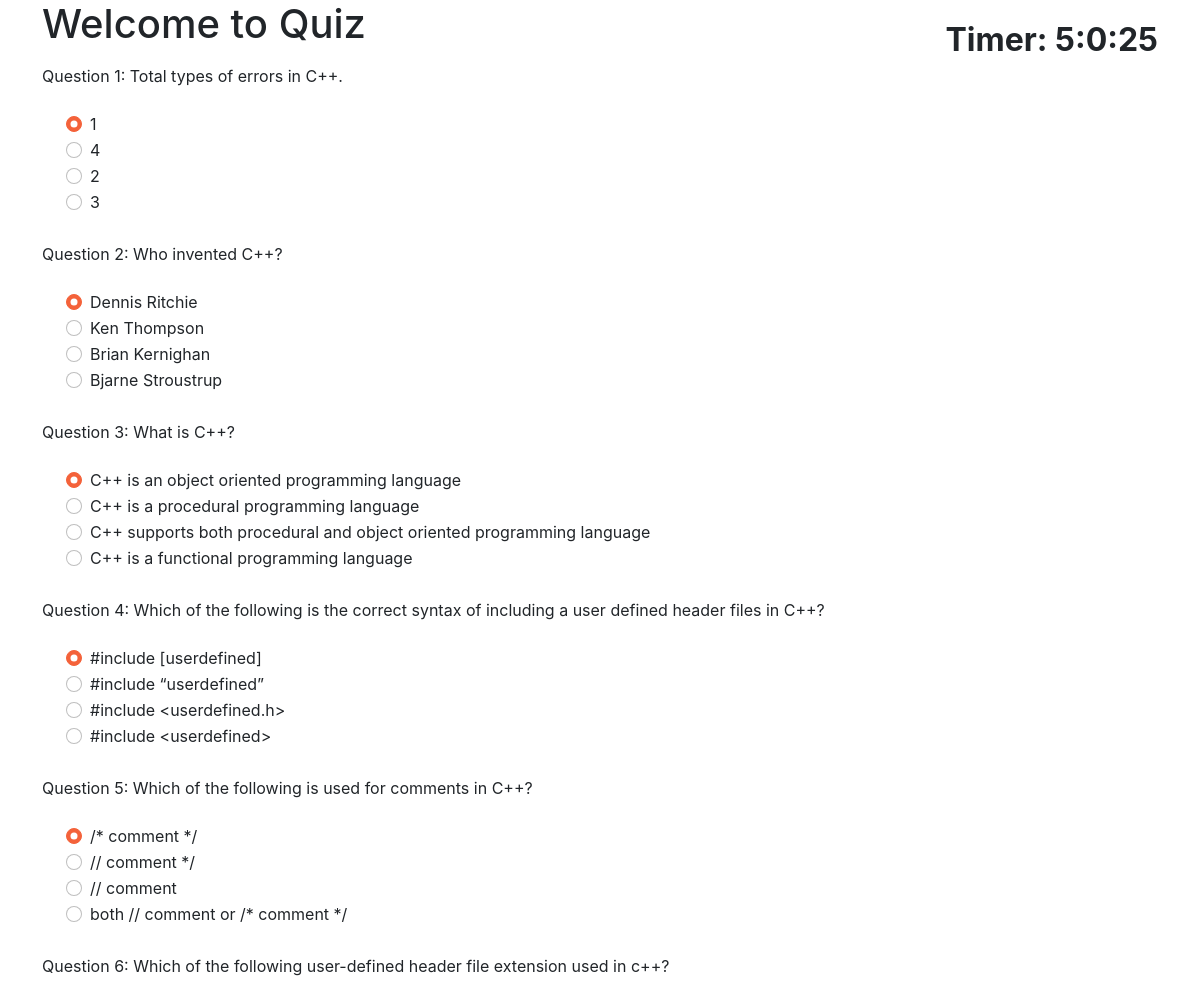
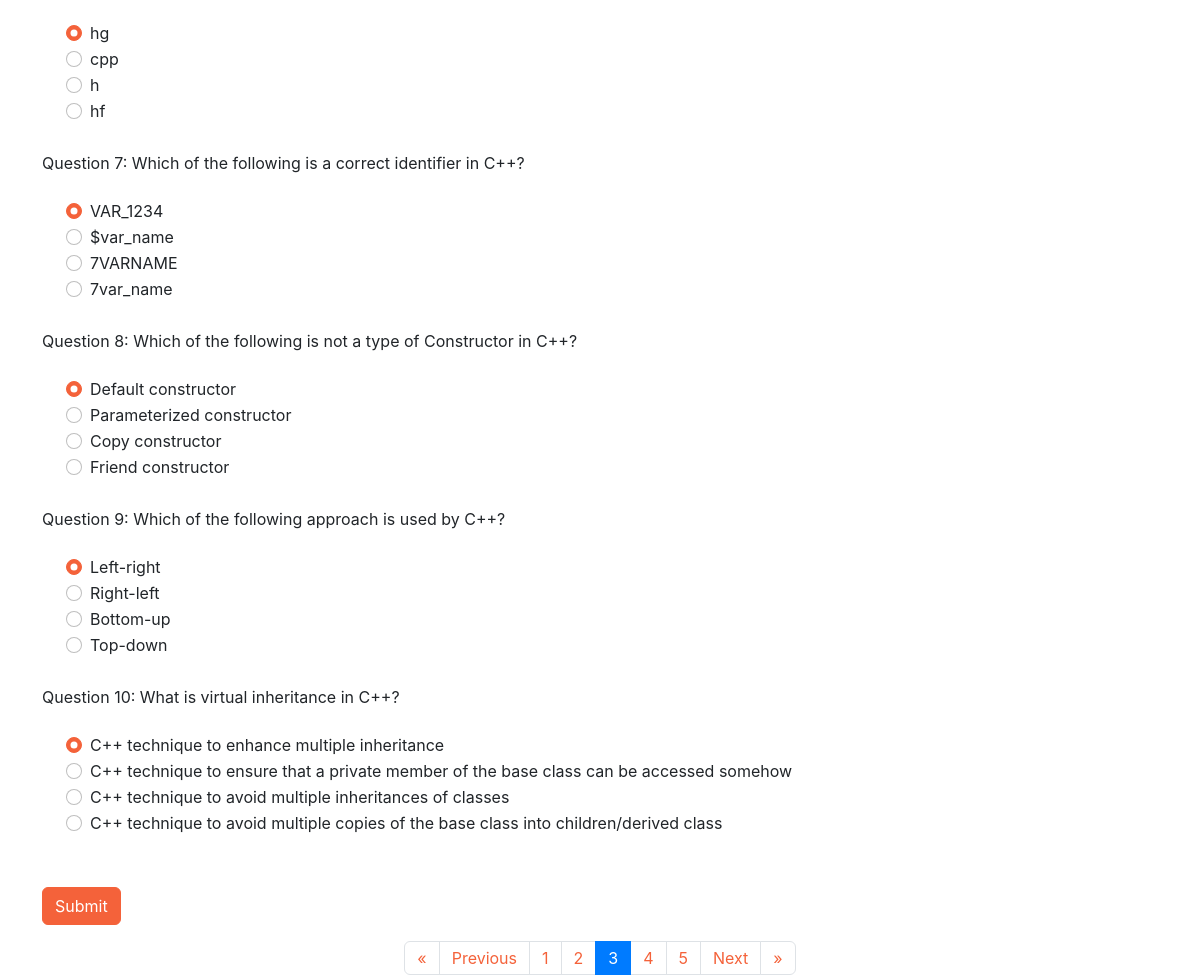
/question?page=3, run on the app's committed database (2 pictures, top to bottom).
### myapp/models.py (models this page shows, shortened)
class Exam(models.Model):
    id = models.AutoField(primary_key=True)
    department = models.CharField(max_length=50)
    role = models.CharField(max_length=50)
    topic = models.CharField(max_length=100)
    question = models.TextField()
    answeroption = models.CharField(max_length=50)
    a = models.CharField(max_length=100)
    b = models.CharField(max_length=100)
    c = models.CharField(max_length=100)
    d = models.CharField(max_length=100)

### myapp/views.py (the view)
# urls.py: path('question',views.question,name="question"),
def question(request):
    questions = Exam.objects.all()
    paginator = Paginator(questions, 10)  # Show 10 questions per page
    page_number = request.GET.get('page')
    page_obj = paginator.get_page(page_number)
    context = {
        'page_obj': page_obj
    }
    return render(request, 'question.html', context)

### myapp/templates/question.html (shortened to what this page needs)
{% load static %}
{% block content %}
<head>
  <link rel="stylesheet" href="https://stackpath.bootstrapcdn.com/bootstrap/4.5.0/css/bootstrap.min.css">
</head>
<link rel="stylesheet" type="text/css" href="{% static 'css/styles.css' %}">
<div class="container ">
<h1>Welcome to  Quiz</h1><br>
<div align="right" style="margin-top:-2em; font-size:2em;" id="displaytimer"><b style="color: rgb(95, 66, 173); ">Timer: 0 seconds</b></div>
 <form method='post' action='{% url 'result'%}'>
   {% for q in page_obj %}
    <div class="form-group">
    <label for="question">Question {{ forloop.counter }}: {{ q.question }}</label>
    </div>
    <div class="form-check">
        <div class="form-check">
            <input class="form-check-input" type="radio" name="{{q.question}}" id="gridRadios1" value="A" checked>
            <label class="form-check-label" for="gridRadios1">
                {{q.a}}
            </label>
        </div>
        <div class="form-check">
            <input class="form-check-input" type="radio" name="{{q.question}}" id="gridRadios2" value="B">
            <label class="form-check-label" for="gridRadios2">
                {{q.b}}
            </label>
        </div>
        <div class="form-check">
            <input class="form-check-input" type="radio" name="{{q.question}}" id="gridRadios1" value="C">
            <label class="form-check-label" for="gridRadios1">
                {{q.c}}
            </label>
        </div>
        <div class="form-check">
            <input class="form-check-input" type="radio" name="{{q.question}}" id="gridRadios2" value="D">
            <label class="form-check-label" for="gridRadios2">
                {{q.d}}
            </label>
        </div>
        <br>
    </div>
    {% endfor %}
    <br>
    <button type="submit" class="btn btn-primary">Submit</button>
  </form>
  <nav aria-label="Page navigation">
    <ul class="pagination justify-content-center">
      {% if page_obj.has_previous %}
        <li class="page-item">
          <a class="page-link" href="?page=1">&laquo;</a>
        </li>
        <li class="page-item">
          <a class="page-link" href="?page={{ page_obj.previous_page_number }}">Previous</a>
        </li>
      {% endif %}
      {% for num in page_obj.paginator.page_range %}
        {% if page_obj.number == num %}
          <li class="page-item active" aria-current="page">
            <a class="page-link" href="#">{{ num }} <span class="sr-only">(current)</span></a>
          </li>
        {% elif num > page_obj.number|add:'-3' and num < page_obj.number|add:'3' %}
          <li class="page-item">
            <a class="page-link" href="?page={{ num }}">{{ num }}</a>
          </li>
        {% endif %}
      {% endfor %}
      {% if page_obj.has_next %}
        <li class="page-item">
          <a class="page-link" href="?page={{ page_obj.next_page_number }}">Next</a>
        </li>
        <li class="page-item">
          <a class="page-link" href="?page={{ page_obj.paginator.num_pages }}">&raquo;</a>
        </li>
      {% endif %}
    </ul>
  </nav>
</div>
{% endblock %}

### data on the page
Exam: question "Total types of errors in C++.", a "1", b "4", c "2", d "3"
Exam: question "Who invented C++?", a "Dennis Ritchie", b "Ken Thompson", c "Brian Kernighan", d "Bjarne Stroustrup"
Exam: question "What is C++?", a "C++ is an object oriented programming language", b "C++ is a procedural programming language", c "C++ supports both procedural and object oriented programming language", d "C++ is a functional programming language"
Exam: question "Which of the following is the correct syntax of including a user defined header files in C++?", a "#include [userdefined]", b "#include “userdefined”", c "#include <userdefined.h>", d "#include <userdefined>"
Exam: question "Which of the following is used for comments in C++?", a "/* comment */", b "// comment */", c "// comment", d "both // comment or /* comment */"
Exam: question "Which of the following user-defined header file extension used in c++?", a "hg", b "cpp", c "h", d "hf"
Exam: question "Which of the following is a correct identifier in C++?", a "VAR_1234", b "$var_name", c "7VARNAME", d "7var_name"
Exam: question "Which of the following is not a type of Constructor in C++?", a "Default constructor", b "Parameterized constructor", c "Copy constructor", d "Friend constructor"
Exam: question "Which of the following approach is used by C++?", a "Left-right", b "Right-left", c "Bottom-up", d "Top-down"
Exam: question "What is virtual inheritance in C++?", a "C++ technique to enhance multiple inheritance", b "C++ technique to ensure that a private member of the base class can be accessed somehow", c "C++ technique to avoid multiple inheritances of classes", d "C++ technique to avoid multiple copies of the base class into children/derived class"

### other printed values
{{ num }} "1" "2" "4" "5"
{{ num }} "3"
